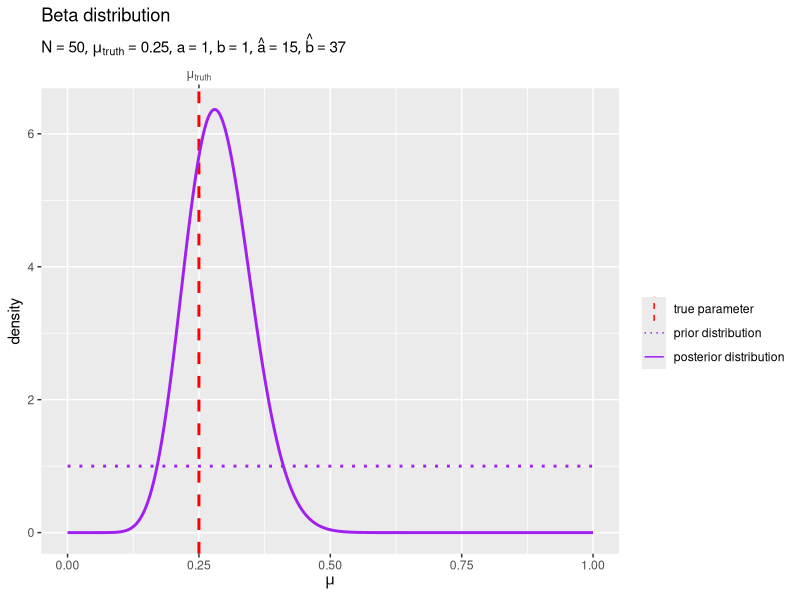
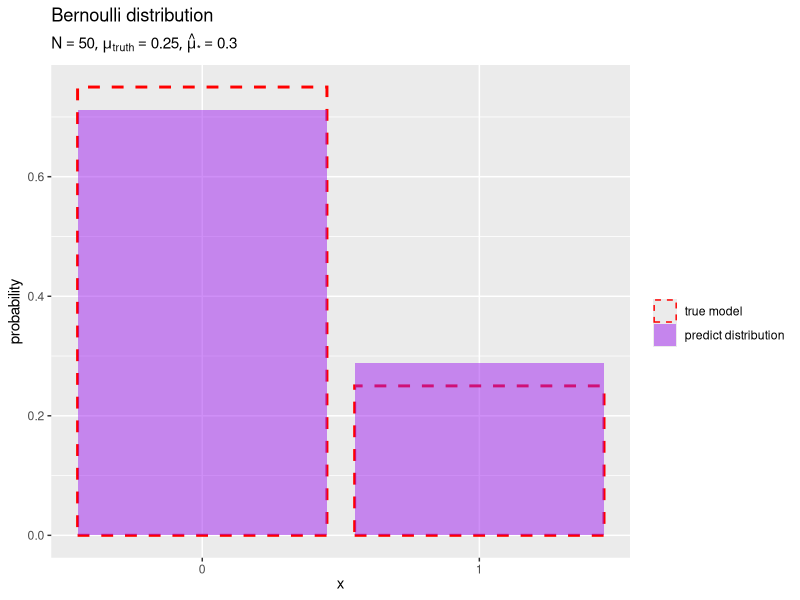

These charts were generated, in order, by the following R code:

# ベルヌーイモデル -------------------------------------------------------------

# chapter 3.2.1
# ベイズ推論
# 推論アルゴリズムの実装


# パッケージの読込 -------------------------------------------------------------

# 利用パッケージ
library(tidyverse)

# パッケージ名の省略用
library(ggplot2)


# ベイズ推論の実装 -------------------------------------------------------------

### 生成分布(ベルヌーイ分布)の設定 -----

#### パラメータの設定 -----

# 真のパラメータを指定
mu_truth <- 0.25


#### 変数の設定 -----

# x軸の範囲を設定
x_min <- 0
x_max <- 1

# x軸の値を作成
x_vec <- seq(from = x_min, to = x_max, by = 1)


#### 分布の計算 -----

# 生成分布の確率を計算
model_df <- tibble::tibble(
  x    = x_vec, # 確率変数
  mu   = mu_truth, # 成功確率パラメータ
  prob = c(1-mu_truth, mu_truth) # 確率
)


### 事前分布(ベータ分布)の設定 -----

#### パラメータの設定 -----

# 事前分布のパラメータを指定
a <- 1
b <- 1


#### 変数の設定 -----

# μ軸の範囲を設定
mu_min <- 0
mu_max <- 1

# μ軸の値を作成
mu_vec <- seq(from = mu_min, to = mu_max, length.out = 1001)


#### 分布の計算 -----

# 事前分布の確率密度を計算
prior_df <- tibble::tibble(
  mu   = mu_vec, # 確率変数
  a    = a, # パラメータ
  b    = b, # パラメータ
  dens = dbeta(x = mu, shape1 = a, shape2 = b) # 確率密度
)


### 観測データの生成 -----

#### データの生成 -----

# データ数を指定
N <- 50

# 観測データを生成
x_n <- rbinom(n = N, size = 1, prob = mu_truth)


#### データの集計 -----

# 観測データを集計
obs_df <- tibble::tibble(
  x        = x_vec,                   # 観測値
  freq     = c(N-sum(x_n), sum(x_n)), # 度数
  rel_freq = freq / N                 # 相対度数
)


### 事後分布(ベータ分布)の計算 -----

#### パラメータの計算 -----

# 事後分布のパラメータを計算:式(3.15)
a_hat <- sum(x_n) + a
b_hat <- N - sum(x_n) + b


#### 分布の計算 -----

# 事後分布の確率密度を計算
posterior_df <- tibble::tibble(
  mu   = mu_vec, # 確率変数
  a    = a_hat, # パラメータ
  b    = b_hat, # パラメータ
  dens = dbeta(x = mu, shape1 = a, shape2 = b) # 確率密度
)


#### 分布の作図 -----

# 事後分布のラベルを作成
posterior_param_lbl <- paste0(
  "list(", 
  "N == ", N, ", ", 
  "mu[truth] == ", round(mu_truth, digits = 2), ", ", 
  "a == ", round(a, digits = 1), ", ", 
  "b == ", round(b, digits = 1), ", ", 
  "hat(a) == ", round(a_hat, digits = 1), ", ", 
  "hat(b) == ", round(b_hat, digits = 1), 
  ")"
) |> 
  parse(text = _)

# 事後分布を作図
ggplot() + 
  geom_vline(
    mapping = aes(xintercept = mu_truth, color = "model"), 
    linewidth = 1, linetype = "dashed"
  ) + # 真のパラメータ
  geom_line(
    data    = prior_df, 
    mapping = aes(x = mu, y = dens, color = "prior"), 
    linewidth = 1, linetype = "dotted"
  ) + # 事前分布
  geom_line(
    data    = posterior_df, 
    mapping = aes(x = mu, y = dens, color = "posterior"), 
    linewidth = 1
  ) + # 事後分布
  scale_x_continuous(
    sec.axis = sec_axis(
      transform = ~ ., 
      breaks    = mu_truth, 
      labels    = expression(mu[truth])
    ) # パラメータラベル
  ) + 
  scale_color_manual(
    breaks = c("model", "prior", "posterior"), 
    values = c("red", "purple", "purple"), 
    labels = c("true parameter", "prior distribution", "posterior distribution"), 
    name = ""
  ) + # (凡例表示用)
  guides(
    color = guide_legend(override.aes = list(linewidth = 0.5)), 
  ) + 
  labs(
    title = "Beta distribution", 
    subtitle = posterior_param_lbl, 
    x = expression(mu), 
    y = "density"
  )


### 予測分布(ベルヌーイ分布)の計算 -----

#### パラメータの計算 -----

# 予測分布のパラメータを計算:式(3.19')
mu_star_hat <- a_hat / (a_hat + b_hat)
#mu_star_hat <- (sum(x_n) + a) / (N + a + b)


#### 分布の計算 -----

# 予測分布の確率を計算
predict_df <- tibble::tibble(
  x    = x_vec, # x軸の値
  mu   = mu_star_hat, # 成功確率パラメータ
  prob = c(1-mu_star_hat, mu_star_hat) # 確率
)


#### 分布の作図 -----

# 予測分布のラベルを作成
predict_param_lbl <- paste0(
  "list(", 
  "N == ", N, ", ", 
  "mu[truth] == ", round(mu_truth, digits = 2), ", ", 
  "hat(mu)['*'] == ", round(mu_star_hat, digits = 1), 
  ")"
) |> 
  parse(text = _)

# 予測分布を作図
ggplot() + 
  geom_bar(
    data    = model_df, 
    mapping = aes(x = x, y = prob, color = "model"), 
    stat = "identity", position = "identity",
    fill = NA, linewidth = 1, linetype = "dashed"
  ) + # 真の分布
  geom_bar(
    data    = predict_df, 
    mapping = aes(x = x, y = prob, color = "predict"), 
    stat = "identity", position = "identity", 
    fill = "purple", alpha = 0.5, linetype = "blank"
  ) + # 予測分布
  scale_x_continuous(breaks = x_vec, minor_breaks = FALSE) + # x軸目盛
  scale_color_manual(
    breaks = c("model", "predict"), 
    values = c("red", NA), 
    labels = c("true model", "predict distribution"), 
    name   = ""
  ) + # (凡例表示用)
  guides(
    color = guide_legend(override.aes = list(linewidth = 0.5)), 
  ) + 
  labs(
    title = "Bernoulli distribution", 
    subtitle = predict_param_lbl, 
    x = expression(x), 
    y = "probability"
  )
